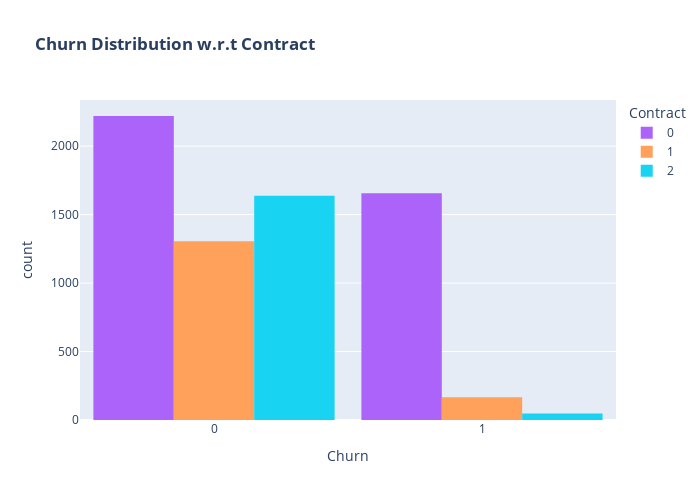

Notebook source saved alongside this figure:
### Code cell
# Contract Distribution w.r.t Churn

color_discrete_map = {"Month-to-month": "#7fcdff", "One year": "#326ada", "Two year": "#ff9b35"}

fig = px.histogram(df, x="Churn", color="Contract", barmode="group", title="<b>Churn Distribution w.r.t Contract<b>", color_discrete_map = color_discrete_map)
fig.update_layout(width=700, height=500, bargap=0.1)
fig.show()

### Figure 1 — Plotly figure (JSON) as saved in the notebook; plotly's stock layout.template omitted (floating-point values rounded to 4 significant figures; data arrays with more than 128 entries replaced by an {"elided": "..."} marker saying what was removed)
{"data": [{"alignmentgroup": "True", "bingroup": "x", "hovertemplate": "Contract=0<br>Churn=%{x}<br>count=%{y}<extra></extra>", "legendgroup": "0", "marker": {"color": "#ab63fa", "pattern": {"shape": ""}}, "name": "0", "offsetgroup": "0", "orientation": "v", "showlegend": true, "type": "histogram", "x": {"elided": "3875 int values"}, "xaxis": "x", "yaxis": "y"}, {"alignmentgroup": "True", "bingroup": "x", "hovertemplate": "Contract=1<br>Churn=%{x}<br>count=%{y}<extra></extra>", "legendgroup": "1", "marker": {"color": "#FFA15A", "pattern": {"shape": ""}}, "name": "1", "offsetgroup": "1", "orientation": "v", "showlegend": true, "type": "histogram", "x": {"elided": "1472 int values"}, "xaxis": "x", "yaxis": "y"}, {"alignmentgroup": "True", "bingroup": "x", "hovertemplate": "Contract=2<br>Churn=%{x}<br>count=%{y}<extra></extra>", "legendgroup": "2", "marker": {"color": "#19d3f3", "pattern": {"shape": ""}}, "name": "2", "offsetgroup": "2", "orientation": "v", "showlegend": true, "type": "histogram", "x": {"elided": "1685 int values"}, "xaxis": "x", "yaxis": "y"}], "layout": {"bargap": 0.1, "barmode": "group", "height": 500, "legend": {"title": {"text": "Contract"}, "tracegroupgap": 0}, "title": {"text": "<b>Churn Distribution w.r.t Contract<b>"}, "width": 700, "xaxis": {"anchor": "y", "domain": [0, 1], "title": {"text": "Churn"}}, "yaxis": {"anchor": "x", "domain": [0, 1], "title": {"text": "count"}}}}
